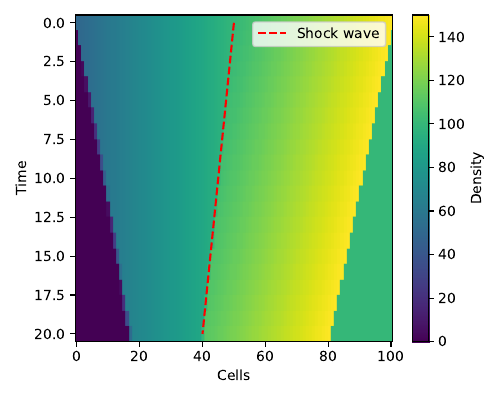

Here is the Python script that generated this plot:
import numpy as np
import matplotlib.pyplot as plt
import pyDyFlowNet as dfn


maxV = 1
maxQ = 50
maxDen = 150
cellLen = 1
timeStep = 1

def sendingFlowFunc(den):
    return np.minimum(maxV*den, maxQ)

def receivingFlowFunc(den):
    return np.minimum(maxV*(maxDen-den), maxQ)

def nodeFlowFunc(sendingFlows, receivingFlows):
    return [np.minimum(sendingFlows[0], receivingFlows[0])], [np.minimum(sendingFlows[0], receivingFlows[0])]


# Initialize sources.
sources = [dfn.Source(sourceID="source0", maxSpeed=maxV, sendingFlowFunc=sendingFlowFunc, demandFunc=lambda:0)]

# Initialize 101 cells (initial density from 50 to 150).
numCell = 101
initialDens = np.linspace(50, 150, 101)
cells = [dfn.Link(linkID=f"cell{i}", initialDen=initialDens[i], maxSpeed=maxV, 
                  sendingFlowFunc=sendingFlowFunc, maxDen=maxDen, receivingFlowFunc=receivingFlowFunc) for i in range(numCell)]

# Initialize sinks.
sinks = [dfn.Sink("sink0")]

# Initialize nodes.
nodes = [dfn.Node(nodeID="node0", incomingLinks=[sources[0]], outgoingLinks=[cells[0]], nodeFlowFunc=nodeFlowFunc)]
for i in range(numCell-1):
    nodes.append(dfn.Node(nodeID=f"node{i+1}", incomingLinks=[cells[i]], outgoingLinks=[cells[i+1]], nodeFlowFunc=nodeFlowFunc))
nodes.append(dfn.Node(nodeID=f"node{numCell}", incomingLinks=[cells[-1]], outgoingLinks=[sinks[0]], nodeFlowFunc=nodeFlowFunc))

# Run.
for t in range(20):
    for s in sources:
        s.updateDemand()
        s.updateSendingFlow(den=s.den)

    for c in cells:
        c.updateSendingFlow(den=c.den)
        c.updateReceivingFlow(den=c.den)

    for s in sinks:
        s.updateReceivingFlow()

    for n in nodes:
        n.getSendingFlows()
        n.getReceivingFlows()
        
        n.updateNodeFlow()

        n.setOutflows()
        n.setInflows()

    for s in sources:
        s.updateSpeed()
        s.updateDensity()

    for c in cells:
        c.updateSpeed()
        c.updateDensity()

    for s in sinks:
        s.updateDensity()


# Show the output.
denOutput = []
for c in cells:
    denOutput.append(c.output["den"])
denOutput = np.array(denOutput).transpose()


plt.figure(figsize=(5, 4))
plt.plot([50, 40], [0, 20], color="red", linestyle="dashed")
plt.legend(["Shock wave"])
plt.imshow(denOutput, aspect="auto", vmin=0, vmax=150)
plt.xlabel("Cells")
plt.ylabel("Time")
cbar=plt.colorbar()
cbar.set_label("Density")
plt.tight_layout()
plt.savefig("CTM_example2.pdf")